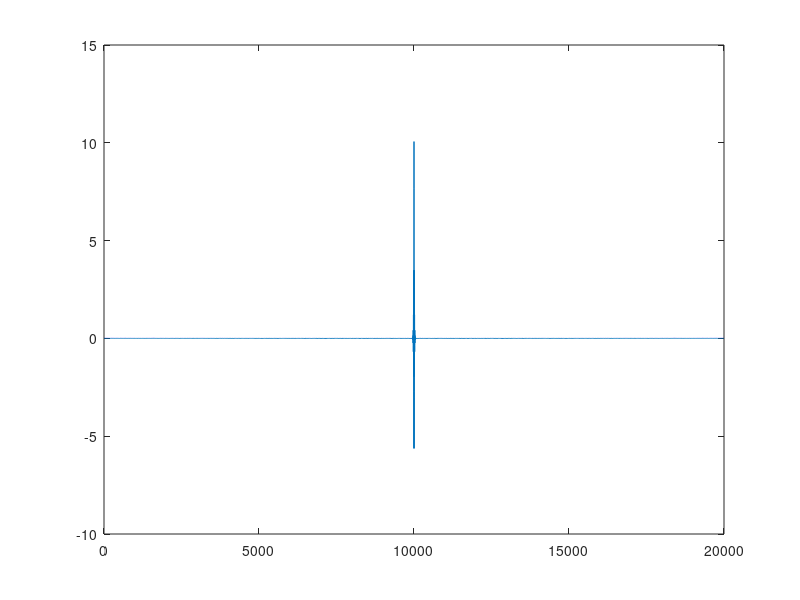

MATLAB code to generate this figure: (Note: this script raises an error after producing the figure.)
sigma_nr2=10;
B=[0.4];
A=[1 -1.36 0.79];
L=10000;

% var(n)
% plot(n)
% title('White Noise')
% figure
% plot(10*log10(periodogram(n)))
% title('Filtered Noise')
r_ave=zeros(1,19999);
for i = 1:10000;
    nr=sqrt(sigma_nr2)*randn(1,L);
    n=filter(B,A,nr);
    k=1:L;
    x=sin(0.2*pi*k);
    r=x+n;
    rr=xcorr(r);
    r_ave=r_ave+rr/10000;
end
r_ave=r_ave/10000;
plot(r_ave)
r_Mat=[
    r_ave(10000:10020);
    r_ave(9999:10019);
    r_ave(9998:10018);
    r_ave(9997:10017);
    r_ave(9996:10016);
    r_ave(9995:10015);
    r_ave(9994:10014);
    r_ave(9993:10013);
    r_ave(9992:10012);
    r_ave(9991:10011);
    r_ave(9990:10010);
    r_ave(9989:10009);
    r_ave(9988:10008);
    r_ave(9987:10007);
    r_ave(9986:10006);
    r_ave(9985:10005);
    r_ave(9984:10004);
    r_ave(9983:10003);
    r_ave(9982:10002);
    r_ave(9981:10001);
    r_ave(9980:10000);
    ]

%%
[A,B]=eig(r_Mat)
B(1,1)/B(21,21)
%% Begin
sigma_nr2=10;
B=[0.4];
A=[1 -1.36 0.79];
L=10000;
nr=sqrt(sigma_nr2)*randn(1,L);
n=filter(B,A,nr);
k=1:L;
x=sin(0.2*pi*k);
r=x+nr;
input=n;
ri = xcorr(input)/L;
r_ave=zeros(1,19999);
for i = 1:10000;
    nr=sqrt(sigma_nr2)*randn(1,L);
    n=filter(B,A,nr);
    r_ave=r_ave+xcorr(n)/10000;
end
r_ave=r_ave/L;
plot(r_ave);
r_Mat=[
    r_ave(10000:10020);
    r_ave(9999:10019);
    r_ave(9998:10018);
    r_ave(9997:10017);
    r_ave(9996:10016);
    r_ave(9995:10015);
    r_ave(9994:10014);
    r_ave(9993:10013);
    r_ave(9992:10012);
    r_ave(9991:10011);
    r_ave(9990:10010);
    r_ave(9989:10009);
    r_ave(9988:10008);
    r_ave(9987:10007);
    r_ave(9986:10006);
    r_ave(9985:10005);
    r_ave(9984:10004);
    r_ave(9983:10003);
    r_ave(9982:10002);
    r_ave(9981:10001);
    r_ave(9980:10000);
    ];
[A,B]=eig(r_Mat);
lambda_max=B(1,1);
%%
%   Definitions:
sigma_nr2=10;
B=[0.4];
A=[1 -1.36 0.79];
L=2000;
nr=sqrt(sigma_nr2)*randn(1,L);
n=filter(B,A,nr);
k=1:L;
x=sin(0.2*pi*k);
r=x+nr;
ensemble    = 100;                          % number of realizations within the ensemble
K           = L;                          % number of iterations
% H           = [0.32+0.21*j,-0.3+0.7*j,0.5-0.8*j,0.2+0.5*j].';
% Wo          = H;                            % unknown system
% sigma_n2    = 0.04;                         % noise power
N           = 21;                            % number of coefficients of the adaptive filter
delta       = 0.1;                          % small positive constant (used to initialize the
                                            % estimate of the inverse of the autocorrelation
                                            % matrix)
lambda      = 1.0;                         % forgetting factor


%   Initializing & Allocating memory:
W       = zeros(N,(K+1),ensemble);  % coefficient vector for each iteration and realization
MSE     = zeros(K,ensemble);        % MSE for each realization
MSEPost = zeros(K,ensemble);        % MSE a posteriori for each realization
MSEmin  = zeros(K,ensemble);        % MSE_min for each realization


%   Computing:
for l=1:ensemble,

    X       = zeros(N,1);               % input at a certain iteration (tapped delay line)
    d       = zeros(1,K);               % desired signal
    nr      = sqrt(sigma_nr2)*randn(L,1);

    x       = filter(B,A,nr);           % Creating the input signal
                                                                % (normalized)

    % sigma_x2 = var(x);                                          % signal power = 1
    % n        = sqrt(sigma_n2/2)*(randn(K,1)+j*randn(K,1));      % complex noise
    k=1:L;
    t = [1:L]/40000;
    f0 = 1000;
    u = 10^6;
    yy = real(exp(1j*2*pi*(f0*t+1/2*u*t.*t)));
    dd=yy+transpose(nr);

    for k=1:K,

        X       =   [x(k,1)
                     X(1:(N-1),1)];              % input signal (tapped delay line)

        d(k)    =   dd(k);           % desired signal

    end

    S   =   struct('filterOrderNo',(N-1),'delta',delta,'lambda',lambda);
    [y,e,W(:,:,l),yPost,ePost]  =   RLS(d,transpose(x),S);

    MSE(:,l)    =   MSE(:,l)+(abs(e(:,1))).^2;
    MSEPost(:,l)=   MSEPost(:,l)+(abs(ePost(:,1))).^2;
    MSEmin(:,l) =   MSEmin(:,l)+(abs(n(:))).^2;

end


%   Averaging:
W_av        = sum(W,3)/ensemble;
MSE_av      = sum(MSE,2)/ensemble;
MSEPost_av  = sum(MSEPost,2)/ensemble;
MSEmin_av   = sum(MSEmin,2)/ensemble;


%   Plotting:
figure,
plot(1:K,10*log10(MSE_av),'-k');
title('Learning Curve for MSE');
xlabel('Number of iterations, k'); ylabel('MSE [dB]');

figure,
plot(1:K,MSE_av,'-k');
title('Learning Curve for MSE');
xlabel('Number of iterations, k'); ylabel('MSE [Linear]');

figure,
plot(1:K,10*log10(MSEPost_av),'-k');
title('Learning Curve for MSE(a posteriori)');
xlabel('Number of iterations, k'); ylabel('MSE(a posteriori) [dB]');

figure,
plot(1:K,MSEPost_av,'-k');
title('Learning Curve for MSE(a posteriori)');
xlabel('Number of iterations, k'); ylabel('MSE(a posteriori) [Linear]');

figure,
plot(1:K,10*log10(MSEmin_av),'-k');
title('Learning Curve for MSEmin');
xlabel('Number of iterations, k'); ylabel('MSEmin [dB]');

figure,
subplot 211, plot(real(W_av(1,:))),...
title('Evolution of the 1st coefficient (real part)');
xlabel('Number of iterations, k'); ylabel('Coefficient');
subplot 212, plot(imag(W_av(1,:))),...
title('Evolution of the 1st coefficient (imaginary part)');
xlabel('Number of iterations, k'); ylabel('Coefficient');

figure
plot(e)
hold on
k=1:L;
plot(yy)
%%

figure
subplot(2,2,1);
plot(imag(y));
subplot(2,2,2);
plot(real(y));
subplot(2,2,3);
spectrogram(imag(y),256,250,256,40000);
subplot(2,2,4);
spectrogram(real(y),256,250,256,40000);
